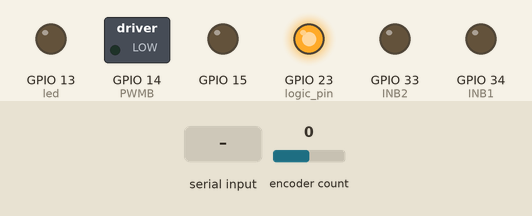
This sketch was run on a simulated ESP32. Parts: switched loads named in the sketch (green lamp = pin HIGH), output pins drawn as LEDs (lit = HIGH). Dashed ring = blinking. The test bench sets the inputs (shaded band); at power-on: encoder count 0. What the sketch prints to the serial monitor is not drawn.

Above: at 1.2 s.
1.3 s: "right\n" received over Serial
At 1.57 s:
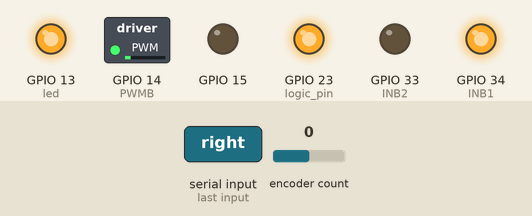
4.3 s: "left\n" received over Serial
At 4.52 s:
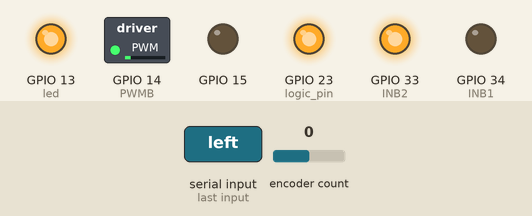
7.3 s: "shoot\n" received over Serial
At 7.7 s:
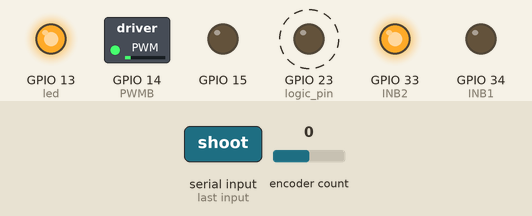
10.3 s: "button\n" received over Serial
At 11.4 s:
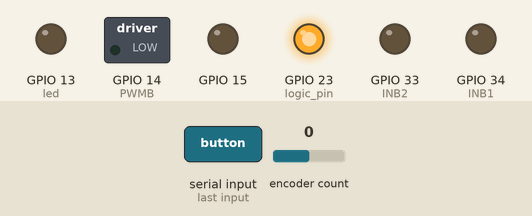
11.8 s: "button\n" received over Serial
At 12.2 s:
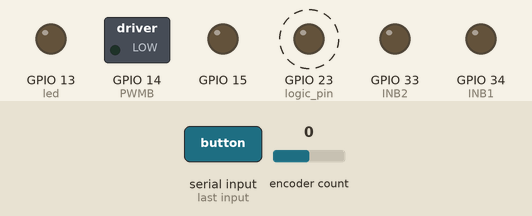
14.8 s: "dribble\n" received over Serial
At 15.6 s:
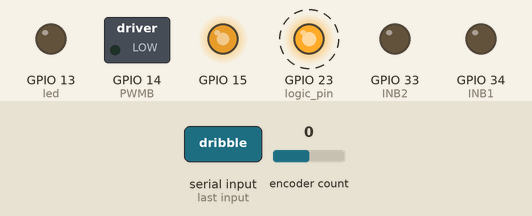
Timing chart, 0 to 18.8 s (numbered marks = the images above; inputs shaded):
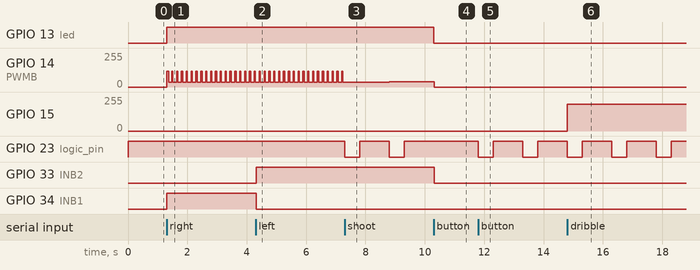

Measured:
- after the input at 1.3 s, GPIO 13 (led), GPIO 34 (INB1): LOW → HIGH at once; GPIO 14 (PWMB): alternates 120/255 for 0.04 s and 36/255 for 0.12 s, starting at once
- after the input at 4.3 s, GPIO 33 (INB2): LOW → HIGH at once; GPIO 34 (INB1): HIGH → LOW at once
- after the input at 7.3 s, GPIO 23 (logic_pin): alternates HIGH for 1.0 s and LOW for 0.50 s, starting at once
- after the input at 10.3 s, GPIO 13 (led), GPIO 33 (INB2): HIGH → LOW at once; GPIO 14 (PWMB): 38/255 → 0/255 at once; GPIO 23 (logic_pin): stays HIGH (without the input it goes to LOW after 0.00 s)
- after the input at 11.8 s, GPIO 23 (logic_pin): alternates HIGH for 1.0 s and LOW for 0.50 s, starting at once
- after the input at 14.8 s, GPIO 15: 0/255 → 200/255 at once

The sketch:

motor_control_single.ino
```cpp
#include <Encoder.h>

const int logic_pin = 23;

int led = 13;
String com = "";
String mode = "stop";
unsigned long lastSend = 0;
const int sendInterval = 20;
const float MAX_RPM_OUT = 800.0f;
const float kF = 255.0f / MAX_RPM_OUT;
const float STALL_RPM = 2.0f;      // below this we consider it stalled
int stallCount = 0;
const int STALL_THRESH = 7; // 10 consecutive slow readings = stall
bool buttontoggle = false;
bool dribble = false;

float targetRPM;
float pwmCmd;
float integ;
int tick = 0;
static float rpmFilt = 0.0f;
const float ALPHA = 0.3f;

float MAX_RPM = 600;

float Kp = 0.08f;
float Ki = 0.05f;

float PWM_MIN = 0.0f;

float ICLAMP = 50.0f;
const float    KICK_PWM    = 120.0f;
const uint32_t KICK_DUR_US = 50000;   // kick duration: 80 ms

static bool     kicking     = false;
static uint32_t kickStart   = 0;
static float    lastTarget  = 0.0f;
// -------------------------------------------------------------------

constexpr int EA = 2;
constexpr int EB = 3;

const int INB1 = 34;
const int INB2 = 33;
const int PWMB = 14;

const int INA1 = 36;
const int INA2 = 35;
const int PWMA = 15;

constexpr float CPR = 979.62f;

Encoder enc(EA, EB);

static inline float deg2rad(float d) { return d * (3.14159265358979323846f / 180.0f); }

static inline int clamp255(int x) {
  if (x < 0) return 0;
  if (x > 255) return 255;
  return x;
}

void shoot(int logic_pin) {
  digitalWrite(logic_pin, LOW);
  delay(500);
  digitalWrite(logic_pin, HIGH);
  delay(1000);
}

void setMotorSigned(int in1, int in2, int pwmPin, float cmd) {
  if (cmd > 255.0f) cmd = 255.0f;
  if (cmd < -255.0f) cmd = -255.0f;

  int pwm = clamp255((int)lroundf(fabsf(cmd)));

  if (pwm == 0) {
    digitalWrite(in1, LOW);
    digitalWrite(in2, LOW);
  } else if (cmd > 0) {
    digitalWrite(in1, HIGH);
    digitalWrite(in2, LOW);
  } else {
    digitalWrite(in1, LOW);
    digitalWrite(in2, HIGH);
  }

  analogWrite(pwmPin, pwm);
}

float driveVector4(float speed, float angleDeg) {
  if (speed < 0) speed = 0;
  if (speed > 255) speed = 255;

  angleDeg = fmodf(angleDeg, 360.0f);
  if (angleDeg < 0) angleDeg += 360.0f;

  float th = deg2rad(angleDeg);
  float Vx = speed * cosf(th);
  float Vy = speed * sinf(th);

  const float aB = deg2rad(0.0f);
  float cmdB = Vx * cosf(aB) + Vy * sinf(aB);

  if (fabsf(cmdB) > 255.0f) cmdB = (cmdB > 0) ? 255.0f : -255.0f;

  return cmdB;
}

void setup() {

  Serial.begin(115200);
  pinMode(led, OUTPUT);
  digitalWrite(led, LOW);
  while(!Serial && millis() < 1500) {}
  pinMode(INB1, OUTPUT); pinMode(INB2, OUTPUT); pinMode(PWMB, OUTPUT);
  pinMode(logic_pin, OUTPUT);
  digitalWrite(logic_pin, HIGH);
}

void loop() {
  while (Serial.available()) {
    char c = Serial.read();

    if (c == '\n') {
      com.trim();
      Serial.print("Command: ");
      Serial.println(com);
      if (com == "button") {buttontoggle = !buttontoggle; Serial.print("received button");}
      else if (com == "forward")    { mode = "forward"; Serial.print("received forward");}
      else if (com == "right") { mode = "right"; }
      else if (com == "left")  { mode = "left"; }
      else if (com == "stop")  { mode = "stop"; }
      else if (com == "shoot") { mode = "shoot"; }
      else if (com == "dribble") {dribble = true;}
      else if (com == "ndribble") {dribble = false;}
      com = "";
    } else {
      com += c;
    }
  }
  if (dribble&&!buttontoggle) {
    setMotorSigned(INA1, INA2, PWMA, 200);
  } else {
    setMotorSigned(INA1, INA2, PWMA, 0);
  }
  if (buttontoggle) {
    Serial.print("button wipe");
    targetRPM = 0.0f;
    integ     = 0.0f;
    pwmCmd    = 0.0f;
    kicking   = false;
    targetRPM = 0;
    digitalWrite(led, LOW);
    setMotorSigned(INA1, INA2, PWMA, 0);
  }
  else if (mode == "shoot") {
    shoot(logic_pin);
  }
  else if (mode == "right") {
    targetRPM = 90.0f;
    digitalWrite(led, HIGH);
  }
  else if (mode == "left") {
    digitalWrite(led, HIGH);
    targetRPM = -90.0f;
  }
  else if (mode == "forward") {
    Serial.print("Moving forward");
    digitalWrite(led, LOW);
    float cmdB = driveVector4(600, 270);
    targetRPM = (cmdB / 255.0f) * MAX_RPM;
  }
  else if (mode == "stop") {
    targetRPM = 0.0f;
    integ     = 0.0f;
    pwmCmd    = 0.0f;
    kicking   = false;
    targetRPM = 0;
    digitalWrite(led, LOW);
  }

  static uint32_t lastUs  = 0;
  static long lastCount   = 0;

  uint32_t nowUs = micros();
  uint32_t dtUS  = nowUs - lastUs;

  if (dtUS >= 20000) {
    lastUs   = nowUs;
    float dt = dtUS / 1e6f;

    // Detect transition from stopped -> moving -> trigger kickstart
    if (fabsf(lastTarget) < 1e-3f && fabsf(targetRPM) > 1e-3f) {
      kicking   = true;
      kickStart = nowUs;
      integ     = 0.0f;   // clear integrator so it doesn't wind up during kick
      rpmFilt   = 0.0f;
    }
    lastTarget = targetRPM;

    long count  = enc.read();
    long dcount = count - lastCount;
    lastCount   = count;
    float rpm   = ((dcount / dt) / CPR) * 60.0f;
    rpmFilt    += ALPHA * (rpm - rpmFilt);

    if (fabsf(targetRPM) < 1e-3f) {
      rpmFilt = 0.0f;
      integ   = 0.0f;
      kicking = false;
      pwmCmd  = 0.0f;
    } else if (kicking) {
      // Still within kickstart window?
      if ((nowUs - kickStart) < KICK_DUR_US) {
        pwmCmd = (targetRPM > 0) ? KICK_PWM : -KICK_PWM;
      } else {
        kicking = false;  // kick done, hand off to PID
      }
    }

    if (!kicking && fabsf(targetRPM) > 1e-3f) {
      float err = targetRPM - rpmFilt;
      integ    += err * dt;
      integ     = constrain(integ, -ICLAMP, ICLAMP);
      float u   = kF * targetRPM + Kp * err + Ki * integ;
      pwmCmd    = constrain(u, -255.0f, 255.0f);
      if (fabsf(pwmCmd) < PWM_MIN) pwmCmd = (pwmCmd > 0) ? PWM_MIN : -PWM_MIN;
    }

    setMotorSigned(INB1, INB2, PWMB, pwmCmd);

    // Stall detection
    if (fabsf(rpm) < STALL_RPM && fabsf(targetRPM) > 1e-3f) {
      if (++stallCount > STALL_THRESH) {
        rpmFilt    = 0.0f;
        integ      = 0.0f;
        stallCount = 0;
        // Re-trigger kick if we still have a target
        if (fabsf(targetRPM) > 1e-3f) {
          kicking = true;
          kickStart = nowUs;
        }
      }
    } else {
      stallCount = 0;
    }

    tick++;
    if (tick % 2 == 0) {
      /*
      Serial.print("tgt=");   Serial.print(targetRPM, 2);
      Serial.print(" dc=");   Serial.print(dcount);
      Serial.print(" rpm=");  Serial.print(rpm, 2);
      Serial.print(" filt="); Serial.print(rpmFilt, 2);
      Serial.print(" kick="); Serial.print(kicking);
      Serial.print(" I=");    Serial.print(integ, 2);
      Serial.print(" pwm=");  Serial.println(pwmCmd, 1);
      */
    }
  }

}
```
